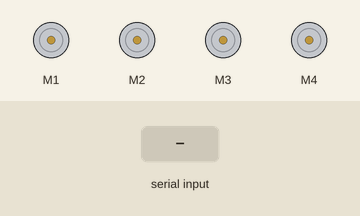
Recording of a sketch running on a simulated Arduino Uno, built with avr-gcc and run on an emulated ATmega328P. On the bench: 4 × DC motor (green arrow = forward, orange = backward, longer = faster). The test bench sets the inputs (shaded band).

Above: at 1.2 s.
1.3 s: "F" received over the second serial link
At 1.6 s:
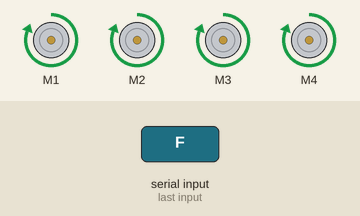
2.8 s: "B" received over the second serial link
At 3.9 s:
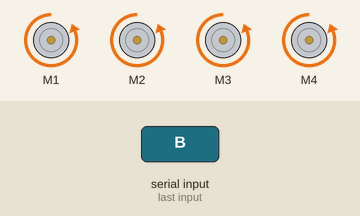
4.3 s: "L" received over the second serial link
At 5.0 s:
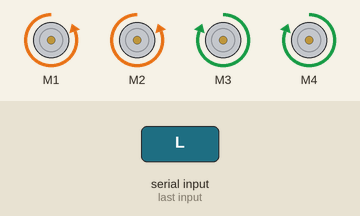
5.8 s: "R" received over the second serial link
At 6.2 s:
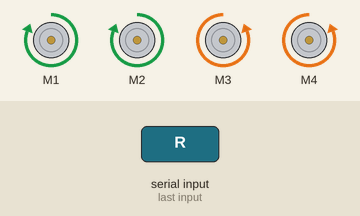
7.3 s: "1" received over the second serial link
At 8.5 s:
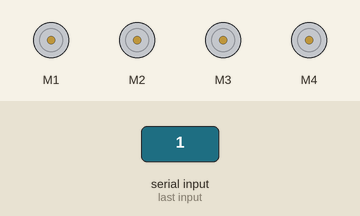
Timing chart, 0 to 9.8 s (numbered marks = the images above; inputs shaded):
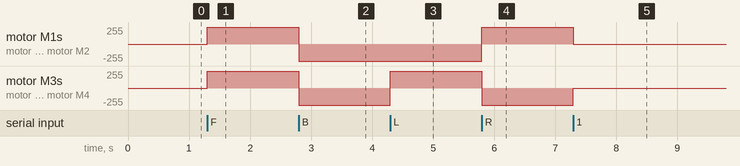

Measured:
- after the input at 1.3 s, motor M1–4: stopped → forward 255/255 at once
- after the input at 2.8 s, motor M1–4: forward 255/255 → backward 255/255 at once
- after the input at 4.3 s, motor M3, motor M4: backward 255/255 → forward 255/255 at once
- after the input at 5.8 s, motor M1, motor M2: backward 255/255 → forward 255/255 at once; motor M3, motor M4: forward 255/255 → backward 255/255 at once
- after the input at 7.3 s, motor M1, motor M2: forward 255/255 → stopped at once; motor M3, motor M4: backward 255/255 → stopped at once

The sketch:

car_bt.ino
```cpp
 //Arduino Bluetooth Controlled Car//
//// Before uploading the code you have to install the necessary library//
//AFMotor Library https://learn.adafruit.com/adafruit-motor-shield/library-install //

#include <AFMotor.h>
#include<SoftwareSerial.h>
//initial motors pin
AF_DCMotor motor1(1);
AF_DCMotor motor2(2);
AF_DCMotor motor3(3);
AF_DCMotor motor4(4);
SoftwareSerial myserial(A0,A1);
char command;

void setup()
{
  myserial.begin(9600);  //Set the baud rate to your Bluetooth module.
}

void loop(){
  if(myserial.available() > 0){
    command = myserial.read();
    Stop(); //initialize with motors stoped
    //Change pin mode only if new command is different from previous.
    //Serial.println(command);
    switch(command){
    case 'F':
      forward();
      break;
    case 'B':
       back();
      break;
    case 'L':
      left();
      break;
    case 'R':
      right();
      break;
    }
  }
}

void forward()
{
  motor1.setSpeed(255); //Define maximum velocity
  motor1.run(FORWARD); //rotate the motor clockwise
  motor2.setSpeed(255); //Define maximum velocity
  motor2.run(FORWARD); //rotate the motor clockwise
  motor3.setSpeed(255);//Define maximum velocity
  motor3.run(FORWARD); //rotate the motor clockwise
  motor4.setSpeed(255);//Define maximum velocity
  motor4.run(FORWARD); //rotate the motor clockwise
}

void back()
{
  motor1.setSpeed(255); //Define maximum velocity
  motor1.run(BACKWARD); //rotate the motor anti-clockwise
  motor2.setSpeed(255); //Define maximum velocity
  motor2.run(BACKWARD); //rotate the motor anti-clockwise
  motor3.setSpeed(255); //Define maximum velocity
  motor3.run(BACKWARD); //rotate the motor anti-clockwise
  motor4.setSpeed(255); //Define maximum velocity
  motor4.run(BACKWARD); //rotate the motor anti-clockwise
}

void left()
{
  motor1.setSpeed(255); //Define maximum velocity
  motor1.run(BACKWARD); //rotate the motor anti-clockwise
  motor2.setSpeed(255); //Define maximum velocity
  motor2.run(BACKWARD); //rotate the motor anti-clockwise
  motor3.setSpeed(255); //Define maximum velocity
  motor3.run(FORWARD);  //rotate the motor clockwise
  motor4.setSpeed(255); //Define maximum velocity
  motor4.run(FORWARD);  //rotate the motor clockwise
}

void right()
{
  motor1.setSpeed(255); //Define maximum velocity
  motor1.run(FORWARD); //rotate the motor clockwise
  motor2.setSpeed(255); //Define maximum velocity
  motor2.run(FORWARD); //rotate the motor clockwise
  motor3.setSpeed(255); //Define maximum velocity
  motor3.run(BACKWARD); //rotate the motor anti-clockwise
  motor4.setSpeed(255); //Define maximum velocity
  motor4.run(BACKWARD); //rotate the motor anti-clockwise
}

void Stop()
{
  motor1.setSpeed(0); //Define minimum velocity
  motor1.run(RELEASE); //stop the motor when release the button
  motor2.setSpeed(0); //Define minimum velocity
  motor2.run(RELEASE); //rotate the motor clockwise
  motor3.setSpeed(0); //Define minimum velocity
  motor3.run(RELEASE); //stop the motor when release the button
  motor4.setSpeed(0); //Define minimum velocity
  motor4.run(RELEASE); //stop the motor when release the button
}
```
